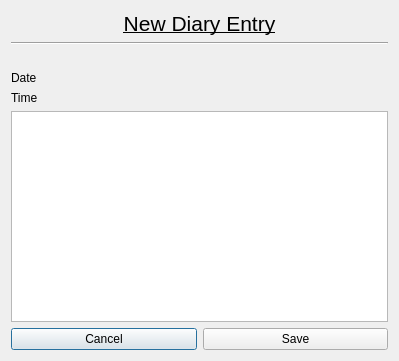
<?xml version="1.0" encoding="UTF-8"?>
<ui version="4.0">
 <class>Dialog</class>
 <widget class="QDialog" name="Dialog">
  <property name="geometry">
   <rect>
    <x>0</x>
    <y>0</y>
    <width>399</width>
    <height>361</height>
   </rect>
  </property>
  <property name="windowTitle">
   <string>Dialog</string>
  </property>
  <layout class="QVBoxLayout" name="verticalLayout">
   <item>
    <widget class="QLabel" name="label">
     <property name="text">
      <string>&lt;html&gt;&lt;head/&gt;&lt;body&gt;&lt;p align=&quot;center&quot;&gt;&lt;span style=&quot; font-size:16pt; text-decoration: underline;&quot;&gt;New Diary Entry&lt;/span&gt;&lt;/p&gt;&lt;/body&gt;&lt;/html&gt;</string>
     </property>
    </widget>
   </item>
   <item>
    <widget class="Line" name="line">
     <property name="orientation">
      <enum>Qt::Horizontal</enum>
     </property>
    </widget>
   </item>
   <item>
    <spacer name="horizontalSpacer">
     <property name="orientation">
      <enum>Qt::Horizontal</enum>
     </property>
     <property name="sizeHint" stdset="0">
      <size>
       <width>40</width>
       <height>20</height>
      </size>
     </property>
    </spacer>
   </item>
   <item>
    <widget class="QLabel" name="lbl_date">
     <property name="text">
      <string>Date</string>
     </property>
    </widget>
   </item>
   <item>
    <widget class="QLabel" name="lbl_time">
     <property name="text">
      <string>Time</string>
     </property>
    </widget>
   </item>
   <item>
    <widget class="QTextEdit" name="txt_diary"/>
   </item>
   <item>
    <layout class="QHBoxLayout" name="horizontalLayout">
     <item>
      <widget class="QPushButton" name="btn_cancel">
       <property name="text">
        <string>Cancel</string>
       </property>
      </widget>
     </item>
     <item>
      <widget class="QPushButton" name="btn_save">
       <property name="text">
        <string>Save</string>
       </property>
      </widget>
     </item>
    </layout>
   </item>
  </layout>
 </widget>
 <resources/>
 <connections/>
</ui>
